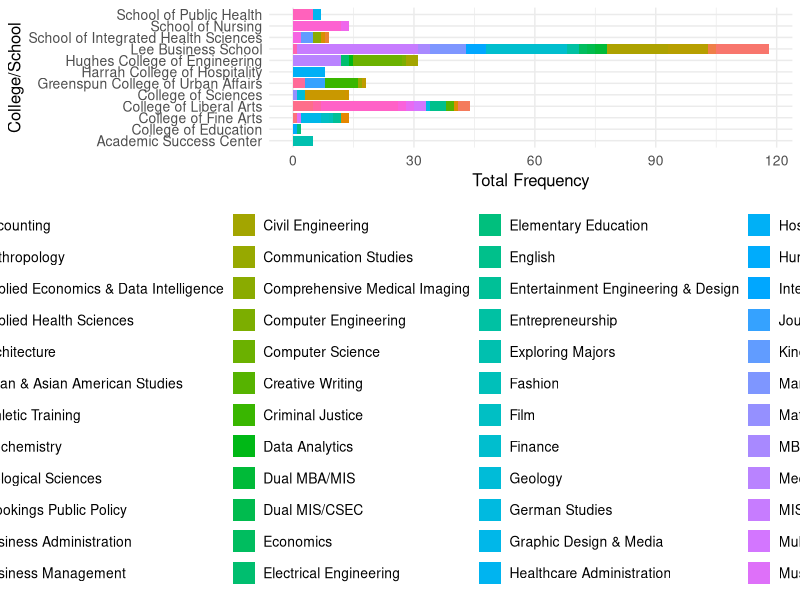

The R source for this figure:
# Install packages
install.packages("data.table")
install.packages("ggplot2")

# Load libraries
library(data.table)
library(ggplot2)

# Reads CSV file and sets it to the data variable
MajorFrequency <- fread("Major-Data.csv")

# Creates a 2D Stacked bar chart for frequency of majors by college/school
ggplot(MajorFrequency, aes(x = College, y = Frequency, fill = `Major`)) +
  geom_bar(stat = "identity") +

# Flips the X and Y axes to make the stacked bar chart horizontal
  coord_flip() +  
  
  labs(x = "College/School",  y = "Total Frequency",  fill = "Major") +

  # Adds legend title
  guides(fill = guide_legend(title = "Major")) +  

  # Theme settings to make the stacked bar chart visually organized
  theme_minimal() +
  
  theme(
    legend.position = "bottom",
    
    # Adjusts font size for axes labels, axes titles, and legend title
    plot.title = element_text(hjust = 0.5),
    axis.title = element_text(size = 12),  
    legend.text = element_text(size = 10),
    legend.title = element_text(size = 12, angle = 90, vjust = 1, hjust = 0.5),
    axis.text.x = element_text(size = 10), 
    axis.text.y = element_text(size = 10)  
       )
